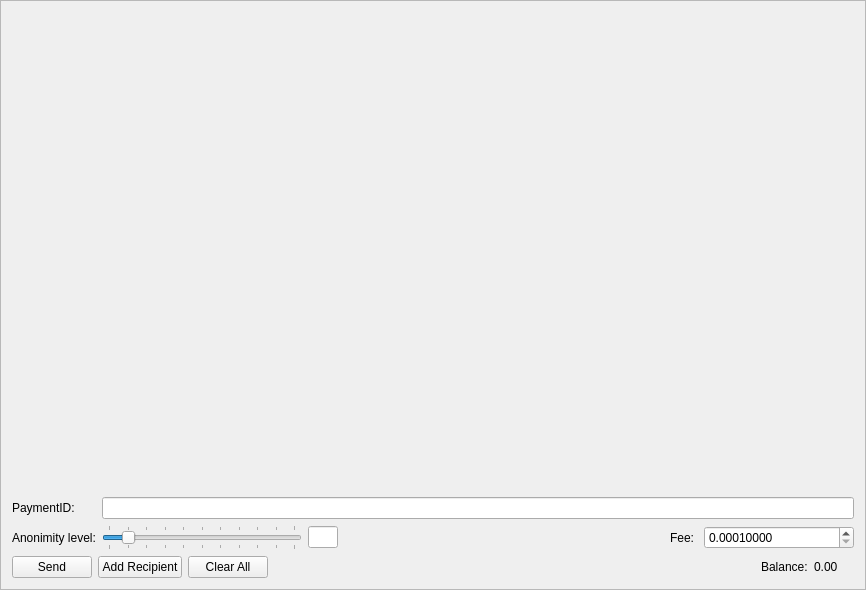
<?xml version="1.0" encoding="UTF-8"?>
<ui version="4.0">
 <class>SendFrame</class>
 <widget class="QFrame" name="SendFrame">
  <property name="geometry">
   <rect>
    <x>0</x>
    <y>0</y>
    <width>866</width>
    <height>590</height>
   </rect>
  </property>
  <property name="windowTitle">
   <string>Frame</string>
  </property>
  <property name="frameShape">
   <enum>QFrame::StyledPanel</enum>
  </property>
  <property name="frameShadow">
   <enum>QFrame::Raised</enum>
  </property>
  <layout class="QVBoxLayout" name="m_send_frame_main_layout">
   <item>
    <widget class="QScrollArea" name="m_transfersScrollarea">
     <property name="frameShape">
      <enum>QFrame::NoFrame</enum>
     </property>
     <property name="widgetResizable">
      <bool>true</bool>
     </property>
     <widget class="QWidget" name="scrollAreaWidgetContents">
      <property name="geometry">
       <rect>
        <x>0</x>
        <y>0</y>
        <width>840</width>
        <height>446</height>
       </rect>
      </property>
      <layout class="QVBoxLayout" name="m_send_frame_layout">
       <property name="leftMargin">
        <number>0</number>
       </property>
       <property name="topMargin">
        <number>0</number>
       </property>
       <property name="rightMargin">
        <number>0</number>
       </property>
       <property name="bottomMargin">
        <number>0</number>
       </property>
       <item>
        <spacer name="verticalSpacer">
         <property name="orientation">
          <enum>Qt::Vertical</enum>
         </property>
         <property name="sizeHint" stdset="0">
          <size>
           <width>20</width>
           <height>445</height>
          </size>
         </property>
        </spacer>
       </item>
      </layout>
     </widget>
    </widget>
   </item>
   <item>
    <layout class="QGridLayout" name="gridLayout">
     <property name="topMargin">
      <number>5</number>
     </property>
     <item row="1" column="2">
      <widget class="QLineEdit" name="m_mixinEdit">
       <property name="maximumSize">
        <size>
         <width>30</width>
         <height>16777215</height>
        </size>
       </property>
       <property name="text">
        <string notr="true"/>
       </property>
       <property name="maxLength">
        <number>5</number>
       </property>
       <property name="alignment">
        <set>Qt::AlignCenter</set>
       </property>
       <property name="readOnly">
        <bool>true</bool>
       </property>
      </widget>
     </item>
     <item row="0" column="1" colspan="5">
      <widget class="QLineEdit" name="m_paymentIdEdit"/>
     </item>
     <item row="1" column="0">
      <widget class="QLabel" name="label_2">
       <property name="text">
        <string>Anonimity level:</string>
       </property>
      </widget>
     </item>
     <item row="1" column="3">
      <spacer name="horizontalSpacer">
       <property name="orientation">
        <enum>Qt::Horizontal</enum>
       </property>
       <property name="sizeType">
        <enum>QSizePolicy::Expanding</enum>
       </property>
       <property name="sizeHint" stdset="0">
        <size>
         <width>298</width>
         <height>20</height>
        </size>
       </property>
      </spacer>
     </item>
     <item row="0" column="0">
      <widget class="QLabel" name="label_6">
       <property name="text">
        <string>PaymentID:</string>
       </property>
      </widget>
     </item>
     <item row="1" column="1">
      <widget class="QSlider" name="m_mixinSlider">
       <property name="maximumSize">
        <size>
         <width>200</width>
         <height>16777215</height>
        </size>
       </property>
       <property name="maximum">
        <number>10</number>
       </property>
       <property name="pageStep">
        <number>1</number>
       </property>
       <property name="value">
        <number>1</number>
       </property>
       <property name="tracking">
        <bool>false</bool>
       </property>
       <property name="orientation">
        <enum>Qt::Horizontal</enum>
       </property>
       <property name="tickPosition">
        <enum>QSlider::TicksBothSides</enum>
       </property>
       <property name="tickInterval">
        <number>1</number>
       </property>
      </widget>
     </item>
     <item row="1" column="4">
      <widget class="QLabel" name="label_3">
       <property name="text">
        <string>Fee: </string>
       </property>
      </widget>
     </item>
     <item row="1" column="5">
      <widget class="QDoubleSpinBox" name="m_feeSpin">
       <property name="enabled">
        <bool>true</bool>
       </property>
       <property name="minimumSize">
        <size>
         <width>150</width>
         <height>0</height>
        </size>
       </property>
       <property name="baseSize">
        <size>
         <width>150</width>
         <height>0</height>
        </size>
       </property>
       <property name="cursor">
        <cursorShape>IBeamCursor</cursorShape>
       </property>
       <property name="locale">
        <locale language="English" country="UnitedStates"/>
       </property>
       <property name="suffix">
        <string/>
       </property>
       <property name="decimals">
        <number>8</number>
       </property>
       <property name="minimum">
        <double>0.000100000000000</double>
       </property>
       <property name="maximum">
        <double>9999.000000000000000</double>
       </property>
       <property name="singleStep">
        <double>0.000100000000000</double>
       </property>
       <property name="value">
        <double>0.000100000000000</double>
       </property>
      </widget>
     </item>
    </layout>
   </item>
   <item>
    <layout class="QHBoxLayout" name="horizontalLayout">
     <item>
      <widget class="QPushButton" name="m_sendButton">
       <property name="text">
        <string>Send</string>
       </property>
       <property name="icon">
        <iconset resource="../../resources.qrc">
         <normaloff>:/icons/send</normaloff>:/icons/send</iconset>
       </property>
      </widget>
     </item>
     <item>
      <widget class="QPushButton" name="m_addRecipientButton">
       <property name="text">
        <string>Add Recipient</string>
       </property>
       <property name="icon">
        <iconset resource="../../resources.qrc">
         <normaloff>:/icons/add</normaloff>:/icons/add</iconset>
       </property>
      </widget>
     </item>
     <item>
      <widget class="QPushButton" name="m_clearAllButton">
       <property name="text">
        <string>Clear All</string>
       </property>
       <property name="icon">
        <iconset resource="../../resources.qrc">
         <normaloff>:/icons/remove</normaloff>:/icons/remove</iconset>
       </property>
      </widget>
     </item>
     <item>
      <spacer name="horizontalSpacer_2">
       <property name="orientation">
        <enum>Qt::Horizontal</enum>
       </property>
       <property name="sizeHint" stdset="0">
        <size>
         <width>40</width>
         <height>20</height>
        </size>
       </property>
      </spacer>
     </item>
     <item>
      <widget class="QLabel" name="label_4">
       <property name="text">
        <string>Balance:</string>
       </property>
      </widget>
     </item>
     <item>
      <widget class="QLabel" name="m_balanceLabel">
       <property name="text">
        <string notr="true">0.00 </string>
       </property>
      </widget>
     </item>
     <item>
      <widget class="QLabel" name="m_tickerLabel">
       <property name="text">
        <string notr="true"/>
       </property>
      </widget>
     </item>
    </layout>
   </item>
  </layout>
 </widget>
 <tabstops>
  <tabstop>m_paymentIdEdit</tabstop>
  <tabstop>m_mixinSlider</tabstop>
  <tabstop>m_sendButton</tabstop>
  <tabstop>m_clearAllButton</tabstop>
  <tabstop>m_addRecipientButton</tabstop>
  <tabstop>m_transfersScrollarea</tabstop>
  <tabstop>m_mixinEdit</tabstop>
 </tabstops>
 <resources>
  <include location="../../resources.qrc"/>
 </resources>
 <connections>
  <connection>
   <sender>m_addRecipientButton</sender>
   <signal>clicked()</signal>
   <receiver>SendFrame</receiver>
   <slot>addRecipientClicked()</slot>
   <hints>
    <hint type="sourcelabel">
     <x>309</x>
     <y>561</y>
    </hint>
    <hint type="destinationlabel">
     <x>432</x>
     <y>294</y>
    </hint>
   </hints>
  </connection>
  <connection>
   <sender>m_clearAllButton</sender>
   <signal>clicked()</signal>
   <receiver>SendFrame</receiver>
   <slot>clearAllClicked()</slot>
   <hints>
    <hint type="sourcelabel">
     <x>181</x>
     <y>561</y>
    </hint>
    <hint type="destinationlabel">
     <x>432</x>
     <y>294</y>
    </hint>
   </hints>
  </connection>
  <connection>
   <sender>m_sendButton</sender>
   <signal>clicked()</signal>
   <receiver>SendFrame</receiver>
   <slot>sendClicked()</slot>
   <hints>
    <hint type="sourcelabel">
     <x>53</x>
     <y>561</y>
    </hint>
    <hint type="destinationlabel">
     <x>432</x>
     <y>294</y>
    </hint>
   </hints>
  </connection>
  <connection>
   <sender>m_mixinSlider</sender>
   <signal>valueChanged(int)</signal>
   <receiver>SendFrame</receiver>
   <slot>mixinValueChanged(int)</slot>
   <hints>
    <hint type="sourcelabel">
     <x>221</x>
     <y>520</y>
    </hint>
    <hint type="destinationlabel">
     <x>432</x>
     <y>294</y>
    </hint>
   </hints>
  </connection>
 </connections>
 <slots>
  <slot>sendClicked()</slot>
  <slot>clearAllClicked()</slot>
  <slot>addRecipientClicked()</slot>
  <slot>mixinValueChanged(int)</slot>
 </slots>
</ui>
